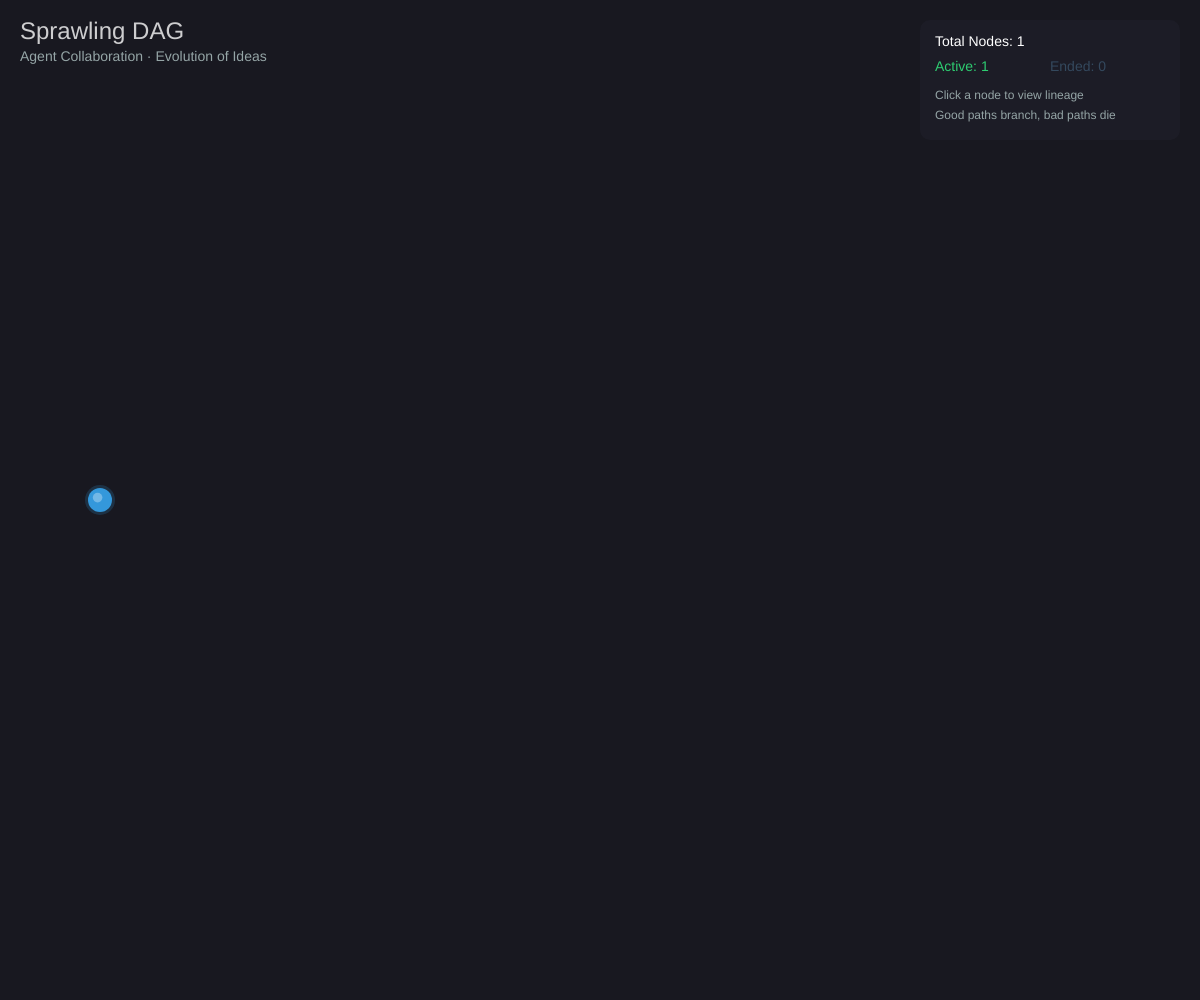
Frame 1 (no input)
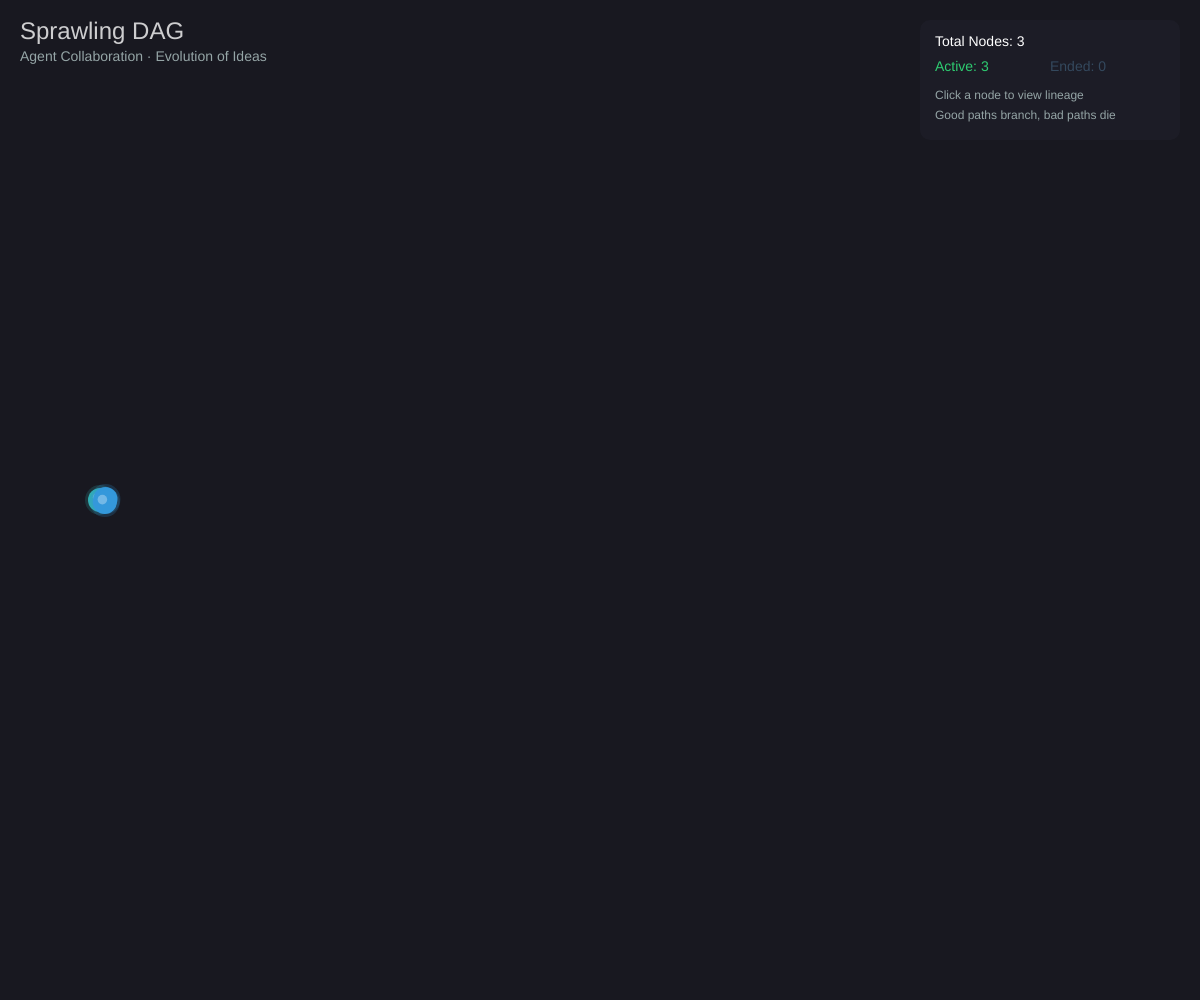
Frame 60 (no input)
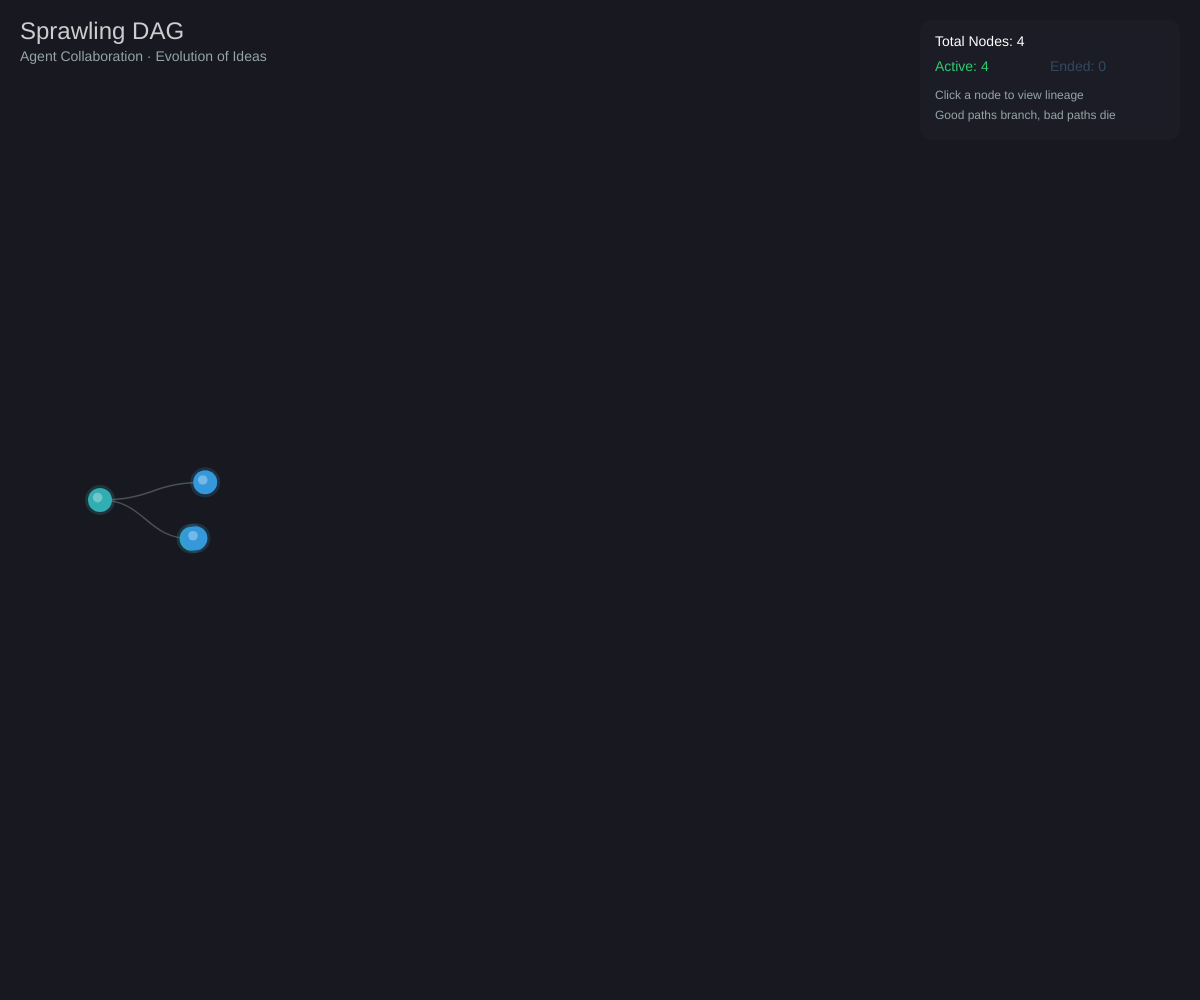
Frame 120 (the mouse pressed at the canvas centre since frame 60)

The p5.js sketch that drew these frames (run headless with seeded random() and noise() and a simulated clock; from frame 60 on, the mouse is pressed at the canvas centre):

// p5.js sketch
// ── sketch.js
/**
 * Sprawling DAG - Agent Collaboration Visualization
 * 
 * Inspired by Karpathy's AgentHub concept:
 * - Git commits forming a DAG
 * - Good paths branch more (more children)
 * - Bad paths die (no children)
 * - Click nodes to see lineage
 */

let nodes = [];
let rootNode;
let selectedNode = null;
let hoveredNode = null;

// Visual settings
const NODE_RADIUS = 12;
const SPAWN_INTERVAL = 60; // frames between spawns
const MAX_NODES = 150;
const BRANCH_PROBABILITY = 0.7;
const DEATH_PROBABILITY = 0.15;

// Colors
const ALIVE_COLOR = [46, 204, 113]; // Bright green
const DEAD_COLOR = [52, 73, 94]; // Dark gray-blue
const SELECTED_COLOR = [241, 196, 15]; // Gold
const LINEAGE_COLOR = [155, 89, 182]; // Purple
const EDGE_COLOR = [149, 165, 166, 100]; // Light gray with alpha

let frameCounter = 0;

class DAGNode {
  constructor(x, y, parent = null, generation = 0) {
    this.id = nodes.length;
    this.x = x;
    this.y = y;
    this.targetX = x;
    this.targetY = y;
    this.parent = parent;
    this.children = [];
    this.generation = generation;
    this.alive = true; // Can still spawn children
    this.birthFrame = frameCount;
    this.fitness = random(0.3, 1.0); // Higher = more likely to spawn
    
    if (parent) {
      parent.children.push(this);
    }
  }
  
  update() {
    // Smooth movement towards target
    this.x = lerp(this.x, this.targetX, 0.05);
    this.y = lerp(this.y, this.targetY, 0.05);
    
    // Nodes can "die" (stop spawning) based on probability
    if (this.alive && this.children.length === 0 && frameCount - this.birthFrame > 120) {
      if (random() < DEATH_PROBABILITY * (1 - this.fitness)) {
        this.alive = false;
      }
    }
  }
  
  draw() {
    let col;
    let r = NODE_RADIUS;
    
    // Determine color based on state
    if (this === selectedNode) {
      col = SELECTED_COLOR;
      r = NODE_RADIUS * 1.5;
    } else if (this.isInLineage(selectedNode)) {
      col = LINEAGE_COLOR;
      r = NODE_RADIUS * 1.2;
    } else if (this.children.length > 0 || this.alive) {
      // Interpolate color based on number of children
      let t = min(this.children.length / 5, 1);
      col = [
        lerp(ALIVE_COLOR[0], 52, 1 - t),
        lerp(ALIVE_COLOR[1], 152, 1 - t),
        lerp(ALIVE_COLOR[2], 219, 1 - t)
      ];
    } else {
      col = DEAD_COLOR;
    }
    
    // Hover effect
    if (this === hoveredNode) {
      r *= 1.3;
    }
    
    // Glow effect for alive nodes
    if (this.alive || this.children.length > 0) {
      noStroke();
      fill(col[0], col[1], col[2], 50);
      ellipse(this.x, this.y, r * 2.5);
    }
    
    // Main node
    noStroke();
    fill(col[0], col[1], col[2]);
    ellipse(this.x, this.y, r * 2);
    
    // Inner highlight
    fill(255, 255, 255, 80);
    ellipse(this.x - r * 0.2, this.y - r * 0.2, r * 0.8);
  }
  
  drawEdges() {
    if (this.parent) {
      let isLineage = this.isInLineage(selectedNode) && this.parent.isInLineage(selectedNode);
      
      if (isLineage) {
        stroke(LINEAGE_COLOR[0], LINEAGE_COLOR[1], LINEAGE_COLOR[2], 200);
        strokeWeight(3);
      } else {
        stroke(EDGE_COLOR[0], EDGE_COLOR[1], EDGE_COLOR[2], EDGE_COLOR[3]);
        strokeWeight(1.5);
      }
      
      // Curved edge using bezier
      noFill();
      let midX = (this.x + this.parent.x) / 2;
      let midY = (this.y + this.parent.y) / 2 - 20;
      bezier(
        this.parent.x, this.parent.y,
        midX, this.parent.y,
        midX, this.y,
        this.x, this.y
      );
    }
  }
  
  isInLineage(target) {
    if (!target) return false;
    if (this === target) return true;
    
    // Check if this is an ancestor of target
    let current = target;
    while (current) {
      if (current === this) return true;
      current = current.parent;
    }
    
    // Check if target is an ancestor of this
    current = this;
    while (current) {
      if (current === target) return true;
      current = current.parent;
    }
    
    return false;
  }
  
  getLineage() {
    let lineage = [];
    let current = this;
    while (current) {
      lineage.unshift(current);
      current = current.parent;
    }
    return lineage;
  }
  
  contains(px, py) {
    let d = dist(px, py, this.x, this.y);
    return d < NODE_RADIUS * 1.5;
  }
}

function setup() {
  createCanvas(windowWidth, windowHeight);
  
  // Create root node
  rootNode = new DAGNode(100, height / 2, null, 0);
  nodes.push(rootNode);
}

function draw() {
  background(24, 24, 32);
  
  // Draw title
  drawTitle();
  
  // Update hover state
  hoveredNode = null;
  for (let node of nodes) {
    if (node.contains(mouseX, mouseY)) {
      hoveredNode = node;
      break;
    }
  }
  
  // Spawn new nodes
  frameCounter++;
  if (frameCounter >= SPAWN_INTERVAL && nodes.length < MAX_NODES) {
    frameCounter = 0;
    spawnNewNode();
  }
  
  // Update and draw edges first
  for (let node of nodes) {
    node.update();
    node.drawEdges();
  }
  
  // Draw nodes on top
  for (let node of nodes) {
    node.draw();
  }
  
  // Draw info panel
  drawInfoPanel();
  
  // Draw cursor hint
  if (hoveredNode) {
    cursor(HAND);
  } else {
    cursor(ARROW);
  }
}

function spawnNewNode() {
  // Find alive nodes that can spawn
  let candidates = nodes.filter(n => n.alive && n.children.length < 4);
  
  if (candidates.length === 0) return;
  
  // Weight by fitness and recency
  let weights = candidates.map(n => n.fitness * (1 + n.children.length * 0.3));
  let totalWeight = weights.reduce((a, b) => a + b, 0);
  
  let r = random(totalWeight);
  let parent = candidates[0];
  let cumulative = 0;
  
  for (let i = 0; i < candidates.length; i++) {
    cumulative += weights[i];
    if (r <= cumulative) {
      parent = candidates[i];
      break;
    }
  }
  
  // Calculate position for new node
  let baseX = parent.x + 80 + random(40);
  let spread = 60 * (1 + parent.children.length * 0.5);
  let baseY = parent.y + random(-spread, spread);
  
  // Keep within bounds
  baseY = constrain(baseY, 60, height - 60);
  baseX = constrain(baseX, 0, width - 60);
  
  // Create new node
  let newNode = new DAGNode(parent.x, parent.y, parent, parent.generation + 1);
  newNode.targetX = baseX;
  newNode.targetY = baseY;
  newNode.fitness = parent.fitness * random(0.7, 1.3); // Inherit and vary fitness
  newNode.fitness = constrain(newNode.fitness, 0.1, 1.0);
  
  nodes.push(newNode);
  
  // Occasionally spawn multiple children (good path branching)
  if (random() < BRANCH_PROBABILITY * parent.fitness && nodes.length < MAX_NODES - 1) {
    let extraNode = new DAGNode(parent.x, parent.y, parent, parent.generation + 1);
    extraNode.targetX = baseX + random(-30, 30);
    extraNode.targetY = baseY + random(40, 80);
    extraNode.targetY = constrain(extraNode.targetY, 60, height - 60);
    extraNode.fitness = parent.fitness * random(0.6, 1.1);
    nodes.push(extraNode);
  }
}

function drawTitle() {
  fill(255, 255, 255, 200);
  noStroke();
  textSize(24);
  textAlign(LEFT, TOP);
  text("Sprawling DAG", 20, 20);
  
  textSize(14);
  fill(149, 165, 166);
  text("Agent Collaboration · Evolution of Ideas", 20, 50);
}

function drawInfoPanel() {
  let panelX = width - 280;
  let panelY = 20;
  
  // Panel background
  fill(30, 30, 40, 220);
  noStroke();
  rect(panelX, panelY, 260, selectedNode ? 200 : 120, 10);
  
  // Stats
  fill(255);
  textSize(14);
  textAlign(LEFT, TOP);
  
  let aliveCount = nodes.filter(n => n.alive || n.children.length > 0).length;
  let deadCount = nodes.length - aliveCount;
  
  text(`Total Nodes: ${nodes.length}`, panelX + 15, panelY + 15);
  
  fill(ALIVE_COLOR[0], ALIVE_COLOR[1], ALIVE_COLOR[2]);
  text(`Active: ${aliveCount}`, panelX + 15, panelY + 40);
  
  fill(DEAD_COLOR[0], DEAD_COLOR[1], DEAD_COLOR[2]);
  text(`Ended: ${deadCount}`, panelX + 130, panelY + 40);
  
  fill(149, 165, 166);
  textSize(12);
  text("Click a node to view lineage", panelX + 15, panelY + 70);
  text("Good paths branch, bad paths die", panelX + 15, panelY + 90);
  
  // Selected node info
  if (selectedNode) {
    fill(100, 100, 110);
    rect(panelX + 10, panelY + 115, 240, 1);
    
    fill(SELECTED_COLOR[0], SELECTED_COLOR[1], SELECTED_COLOR[2]);
    textSize(14);
    text(`Node #${selectedNode.id}`, panelX + 15, panelY + 125);
    
    fill(200);
    textSize(12);
    text(`Generation: ${selectedNode.generation}`, panelX + 15, panelY + 148);
    text(`Children: ${selectedNode.children.length}`, panelX + 130, panelY + 148);
    text(`Fitness: ${selectedNode.fitness.toFixed(2)}`, panelX + 15, panelY + 168);
    
    let status = selectedNode.alive ? "Active" : "Ended";
    let statusColor = selectedNode.alive ? ALIVE_COLOR : DEAD_COLOR;
    fill(statusColor[0], statusColor[1], statusColor[2]);
    text(`Status: ${status}`, panelX + 130, panelY + 168);
  }
}

function mousePressed() {
  if (hoveredNode) {
    selectedNode = hoveredNode;
  } else {
    selectedNode = null;
  }
}

function windowResized() {
  resizeCanvas(windowWidth, windowHeight);
}

function keyPressed() {
  if (key === 'r' || key === 'R') {
    // Reset
    nodes = [];
    rootNode = new DAGNode(100, height / 2, null, 0);
    nodes.push(rootNode);
    selectedNode = null;
  }
  
  if (key === ' ') {
    // Force spawn
    for (let i = 0; i < 5; i++) {
      spawnNewNode();
    }
  }
}
